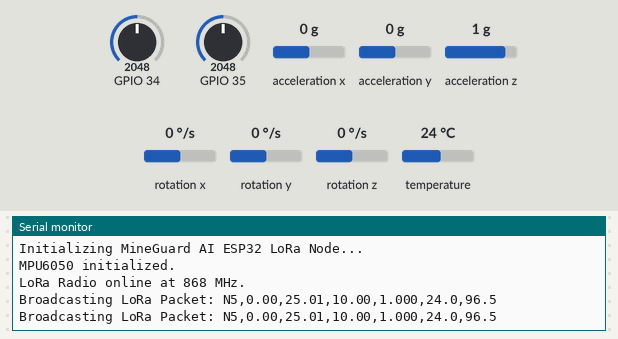
The sketch below on a simulated ESP32. Parts: the last lines printed to the serial monitor. The test bench sets the inputs (shaded band); at power-on: acceleration x 0 g, GPIO 34 = 2048, GPIO 35 = 2048, acceleration y 0 g, acceleration z 1 g, rotation x 0 °/s, rotation y 0 °/s, rotation z 0 °/s, temperature 24 °C. No radio packets arrive unless stated.

Above: at 3.8 s.
3.9 s: acceleration x set to -1.4 g
At 7.3 s:
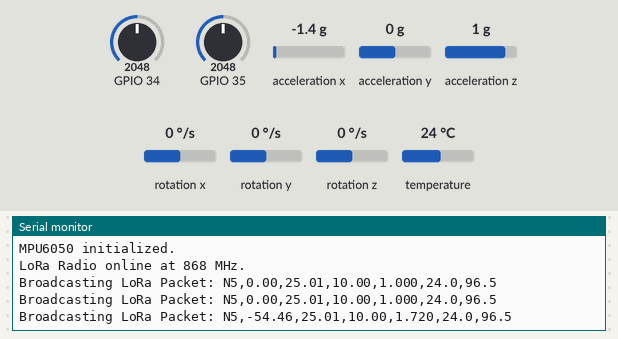
7.9 s: GPIO 34 set to 2866
At 10.7 s:
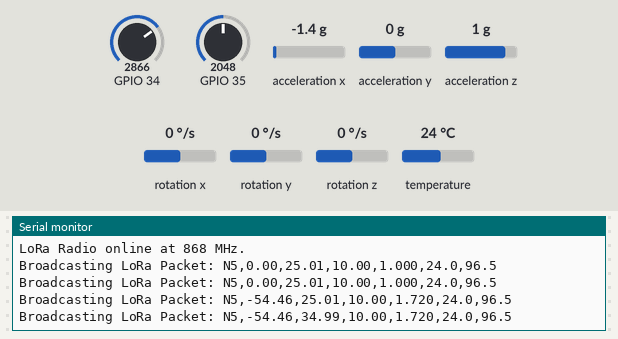
11.9 s: GPIO 35 set to 2866
At 12.9 s:
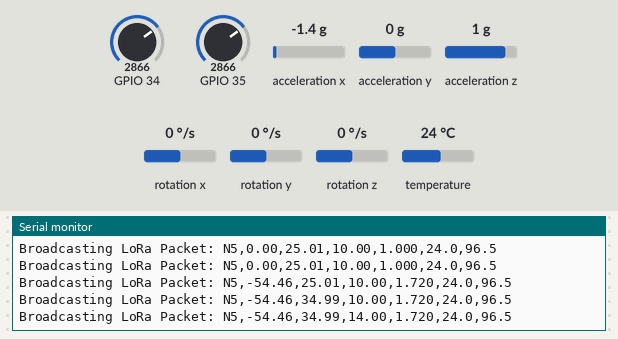
15.9 s: acceleration y set to -1.4 g
At 19.6 s:
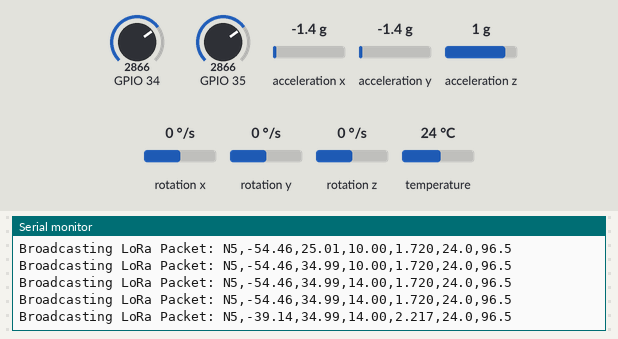
19.9 s: acceleration z set to -1.4 g
At 21.9 s:
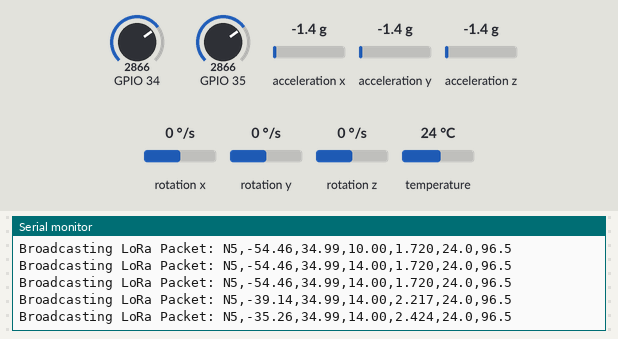
23.9 s: GPIO 34 set to 3972
At 25.3 s:
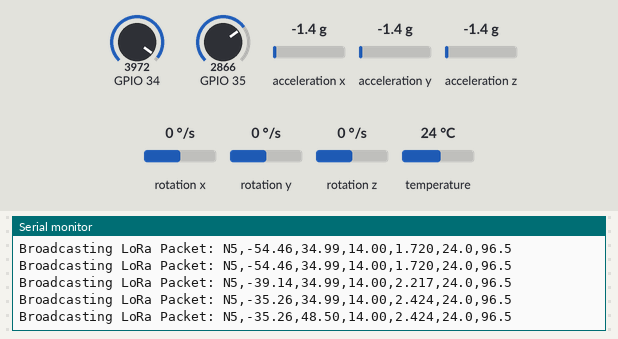
Timing chart, 0 to 26.9 s (numbered marks = the images above; inputs shaded):
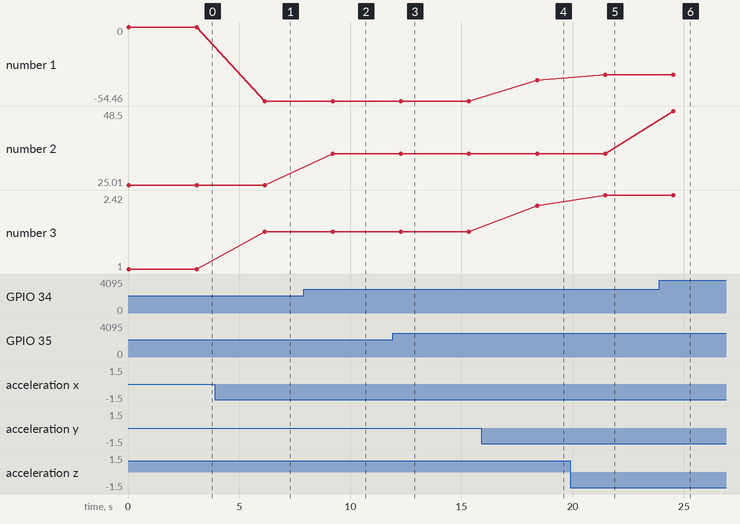

Measured:
- after the input at 3.9 s, the serial monitor: prints a new line after 2.2 s (image 1)
- after the input at 7.9 s, the serial monitor: prints a new line after 1.3 s (image 2)
- after the input at 11.9 s, the serial monitor: prints a new line after 0.37 s (image 3)
- after the input at 15.9 s, the serial monitor: prints a new line after 2.5 s (image 4)
- after the input at 19.9 s, the serial monitor: prints a new line after 1.6 s (image 5)
- after the input at 23.9 s, the serial monitor: prints a new line after 0.63 s (image 6)
- plotted number 1: 0 → -54.46 after the input at 3.9 s, -54.46 → -39.14 after the input at 15.9 s, -39.14 → -35.26 after the input at 19.9 s
- plotted number 2: 25.01 → 34.99 after the input at 7.9 s, 34.99 → 48.5 after the input at 23.9 s

The sketch:

mineguard_node.ino
```cpp
/*
 * MineGuard AI — ESP32 + MPU6050 + SX1276 LoRa Telemetry Node
 * Team MineNova6 | Problem Statement ID: SIH26025
 *
 * Hardware Wiring:
 * - MPU6050: SDA -> GPIO 21, SCL -> GPIO 22
 * - SX1276 LoRa: SCK -> GPIO 18, MISO -> GPIO 19, MOSI -> GPIO 23, SS -> GPIO 5, RST -> GPIO 14, DIO0 -> GPIO 2
 */

#include <Wire.h>
#include <Adafruit_MPU6050.h>
#include <Adafruit_Sensor.h>
#include <SPI.h>
#include <LoRa.h>

#define NODE_ID "N5"
#define LORA_BAND 868E6 // 868 MHz for India/EU license-free ISM band

Adafruit_MPU6050 mpu;

void setup() {
  Serial.begin(115200);
  while (!Serial);

  Serial.println("Initializing MineGuard AI ESP32 LoRa Node...");

  // 1. Initialize MPU6050 Gyro & Accelerometer
  if (!mpu.begin()) {
    Serial.println("Failed to find MPU6050 chip!");
    while (1) { delay(10); }
  }
  Serial.println("MPU6050 initialized.");

  // Set MPU6050 accelerometer & gyro ranges
  mpu.setAccelerometerRange(MPU6050_RANGE_8_G);
  mpu.setGyroRange(MPU6050_RANGE_500_DEG);
  mpu.setFilterBandwidth(MPU6050_BAND_21_HZ);

  // 2. Initialize SX1276 LoRa Radio Module
  LoRa.setPins(5, 14, 2); // SS, RST, DIO0
  if (!LoRa.begin(LORA_BAND)) {
    Serial.println("Starting LoRa failed!");
    while (1);
  }
  Serial.println("LoRa Radio online at 868 MHz.");
}

void loop() {
  sensors_event_t a, g, temp;
  mpu.getEvent(&a, &g, &temp);

  // Compute tilt angle from accelerometer Z and X vectors
  float tilt_angle = atan2(a.acceleration.x, sqrt(a.acceleration.y * a.acceleration.y + a.acceleration.z * a.acceleration.z)) * 180.0 / M_PI;
  float vibration = sqrt(a.acceleration.x * a.acceleration.x + a.acceleration.y * a.acceleration.y + a.acceleration.z * a.acceleration.z) / 9.81;

  // Simulated pot displacement & crack width for demonstration
  float displacement = analogRead(34) * (50.0 / 4095.0); // 0-50mm range
  float crack_width = analogRead(35) * (20.0 / 4095.0);  // 0-20mm range
  float battery = 96.5;

  // Format telemetry payload string
  String payload = String(NODE_ID) + "," +
                   String(tilt_angle, 2) + "," +
                   String(displacement, 2) + "," +
                   String(crack_width, 2) + "," +
                   String(vibration, 3) + "," +
                   String(temp.temperature, 1) + "," +
                   String(battery, 1);

  Serial.print("Broadcasting LoRa Packet: ");
  Serial.println(payload);

  // Send packet via LoRa
  LoRa.beginPacket();
  LoRa.print(payload);
  LoRa.endPacket();

  delay(3000); // 3-second transmission interval
}
```
